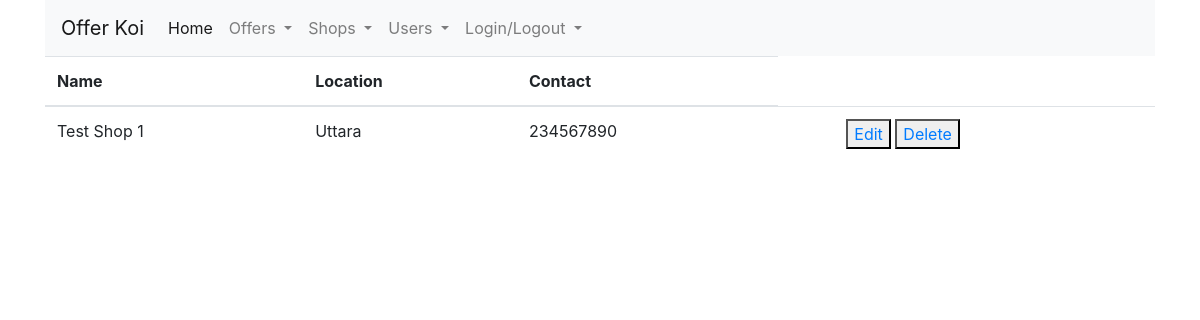
Page /shop/index/ (signed in) on the committed database.
### shop/models.py (models this page shows, shortened)
class ShopDetail(models.Model):
    name = models.CharField(max_length=155)
    location = models.CharField(max_length=300)
    contact = models.CharField(max_length=25)
    created_at = models.DateTimeField(default=timezone.now)
    updated_at = models.DateTimeField(default=timezone.now)

### shop/views.py (the view)
# urls.py: path('index/', views.index, name='offer_index'),
@login_required(login_url='login')
def index(request):
    shop_data = ShopDetail.objects.all()
    context = {
        'shop_data': shop_data
    }
    return render(request, 'shop/index.html', context)

### templates/shop/index.html
{% extends 'home/base.html' %}
{% block content %}
    <table class="table">
  <thead>
    <tr>
      <th scope="col">Name</th>
      <th scope="col">Location</th>
      <th scope="col">Contact</th>
    </tr>
  </thead>
  <tbody>
  {% for shop in shop_data %}
    <tr>
      <td>{{ shop.name }}</td>
      <td>{{ shop.location }}</td>
      <td>{{ shop.contact }}</td>
      <td>{{ offer.shop_id.location }}</td>
      <td>
            <div>
                <button><a href="{% url 'edit_shop' shop.id %}">Edit</a></button>
                <button><a href="{% url 'delete_shop' shop.id %}">Delete</a></button>
            </div>
        </td>
    </tr>
  {% endfor %}
  </tbody>
</table>
{% endblock %}

### rows in the picture
ShopDetail: name "Test Shop 1", location "Uttara", contact "234567890"
